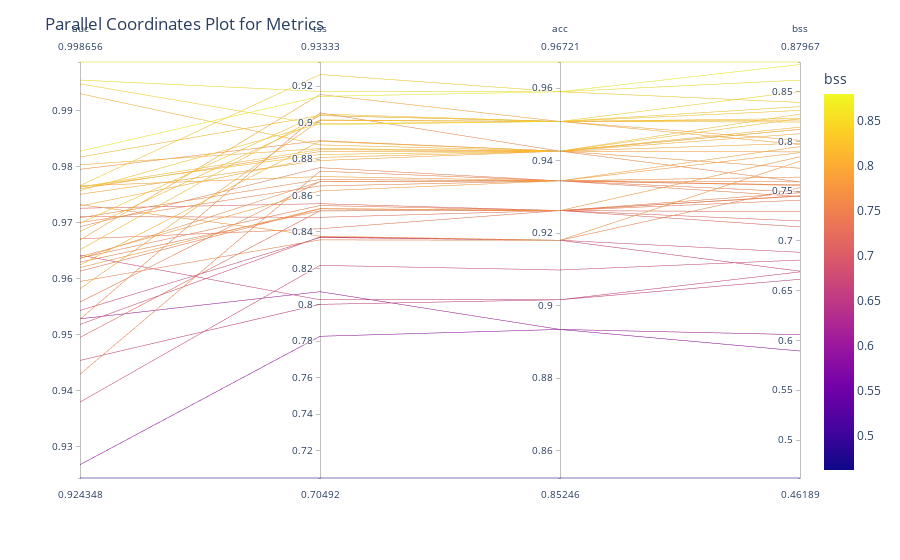

Notebook code for this chart:
### Code cell
import pandas as pd
import pickle

# Load the data from the pickle file
with open('../data/metrics_standard_cnn.pkl', 'rb') as f:
    data = pickle.load(f)

auc_values = data['running_auc_val']
tss_values = data['running_tss_val']
acc_values = data['running_acc_val']
bss_values = data['running_bss_val']

import plotly.express as px

# Create a DataFrame with the metric values
df = pd.DataFrame({
    'auc': auc_values,
    'tss': tss_values,
    'acc': acc_values,
    'bss': bss_values
})

# Create the Parallel Coordinates plot using Plotly
fig = px.parallel_coordinates(df, color='bss')

# Set the title
fig.update_layout(title='Parallel Coordinates Plot for Metrics')

# Display the plot
fig.show()
